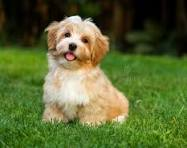
#> input picture 08.08.2024/image2.jpg, 187 x 148 px
$ jupyter execute 'Lab 3 - Image Denoising.ipynb'
#> lines starting #> are read from the running program, lines starting #| are printed output that depends on the picture
Image Preprocessing Techniques <br>
- Image Denoising and Smoothing: Reduces noise and smoothens images to improve quality.
- Histogram Equalization and Contrast Enhancement: Enhances the contrast and brightness of images for better visibility.

**Image Denoising and Smoothing** <br>
These techniques reduce noise and smooth the image to enhance the quality.

**Denoising** <br>
Denoising removes unwanted noise from images.

[cell 1]
# import necessary libraries
import cv2
import matplotlib.pyplot as plt

[cell 2]
# Load an image
image = cv2.imread('image2.jpg')
#> image is the input picture: shape (148, 187, 3); mean B, G, R 51.8, 104.9, 91.3

# Convert the image from BGR (OpenCV format) to RGB (Matplotlib format)
image_rgb = cv2.cvtColor(image, cv2.COLOR_BGR2RGB)

# Apply Gaussian blur to denoise
denoised_image = cv2.GaussianBlur(image_rgb, (11, 11), 0)
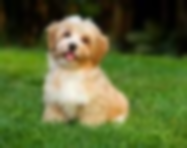
#> denoised_image: shape (148, 187, 3); mean R, G, B 91.3, 104.9, 51.8


# Display the original and resized images
plt.figure(figsize=(10, 5))
plt.subplot(1, 2, 1)
plt.title('Original Image')
plt.imshow(image_rgb)
plt.axis('off')
plt.subplot(1, 2, 2)
plt.title('denoised_image')
plt.imshow(denoised_image)
plt.axis('off')
plt.show()
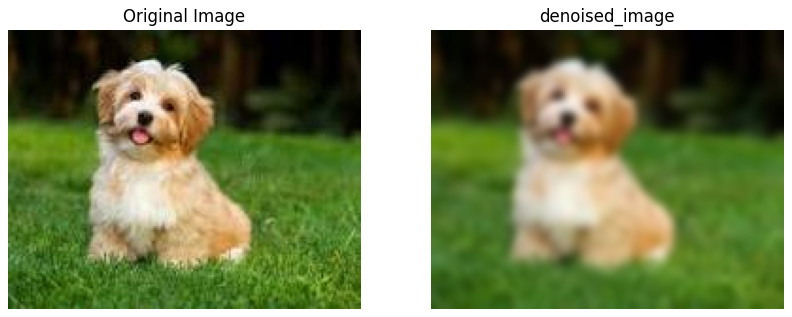
#> figure drawn by matplotlib, 2 panels

**Histogram Equalization and Contrast Enhancement** <br>
These techniques improve the contrast and brightness of images.

**Histogram Equalization**<br>
Histogram equalization enhances the contrast of an image by spreading out the most frequent intensity values.

[cell 3]
# Convert to grayscale
gray_image = cv2.cvtColor(image_rgb, cv2.COLOR_BGR2GRAY)
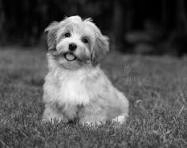
#> gray_image: shape (148, 187); min 0, max 254, mean 87.5

# Apply histogram equalization
equalized_image = cv2.equalizeHist(gray_image)
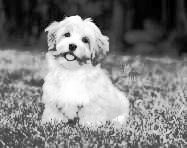
#> equalized_image: shape (148, 187); min 0, max 255, mean 127.6

# Display the original and resized images
plt.figure(figsize=(10, 5))
plt.subplot(1, 2, 1)
plt.title('Gray Image')
plt.imshow(gray_image, cmap="gray")
plt.axis('off')
plt.subplot(1, 2, 2)
plt.title('equalized_image')
plt.imshow(equalized_image, cmap="gray")
plt.axis('off')
plt.show()
